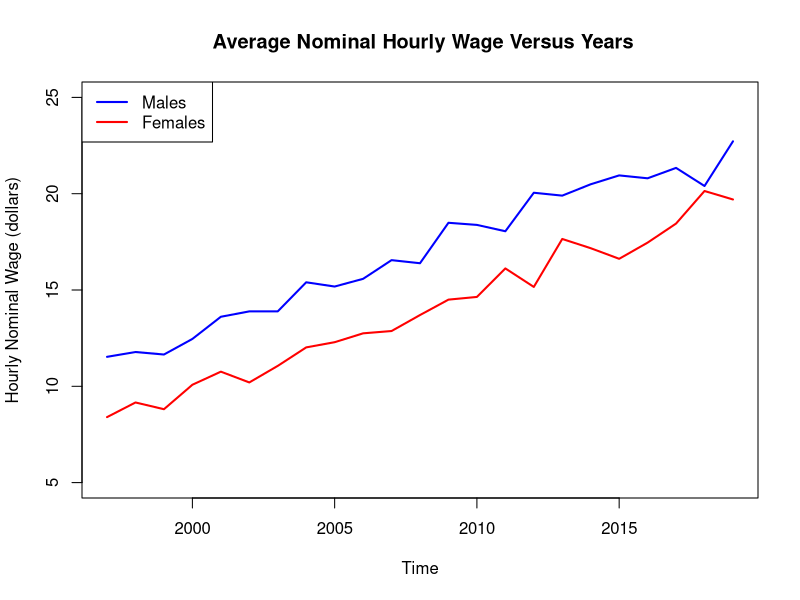
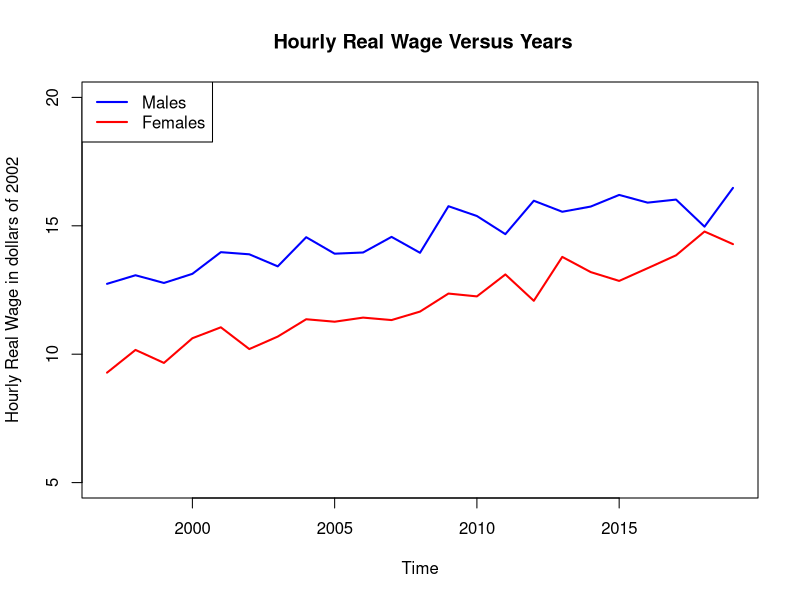
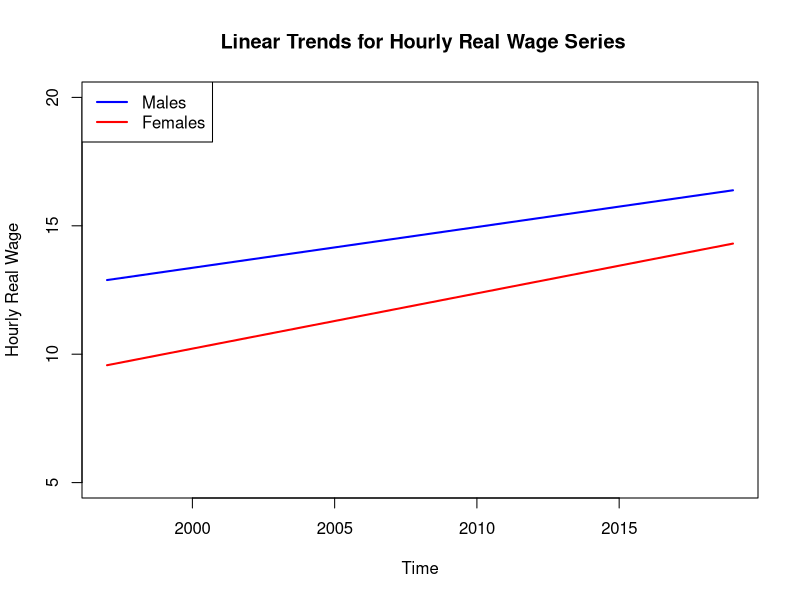
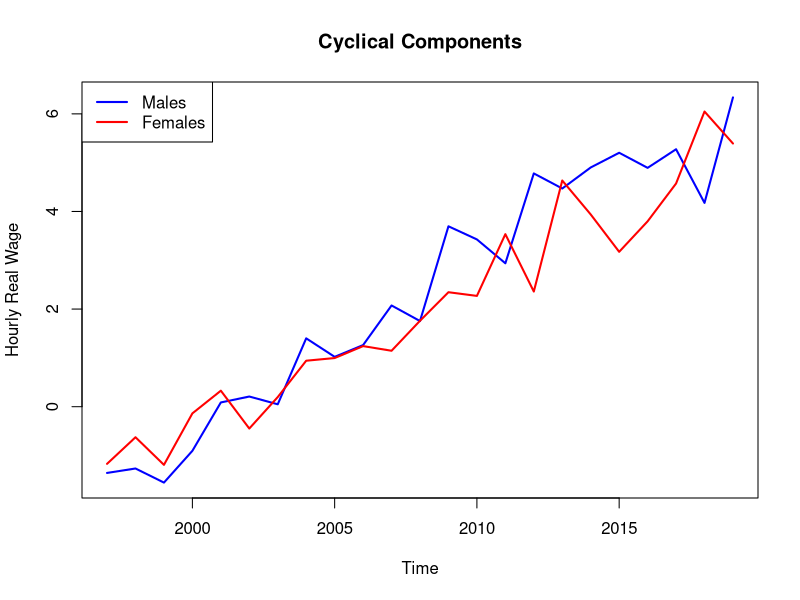
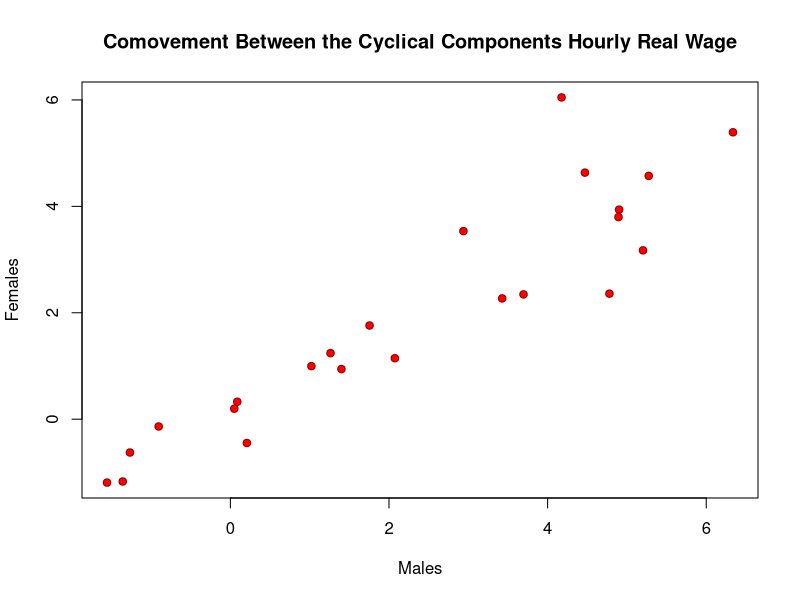
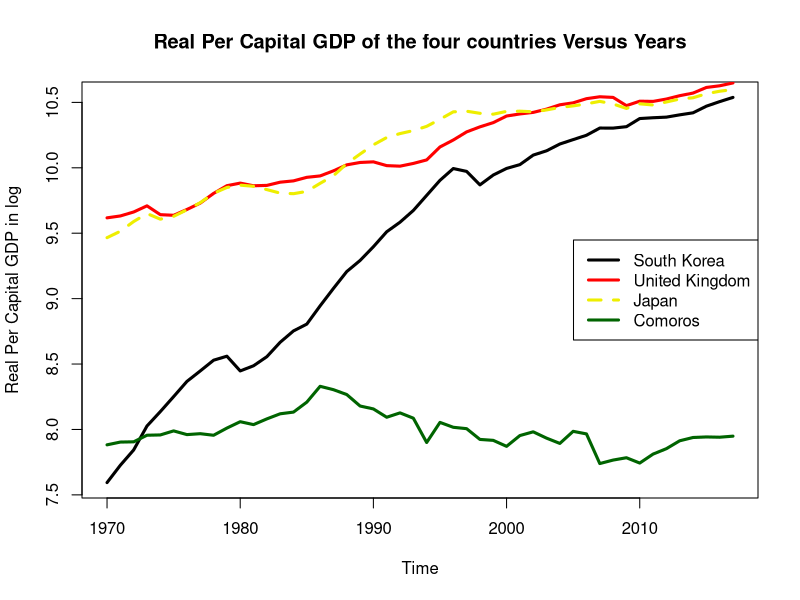
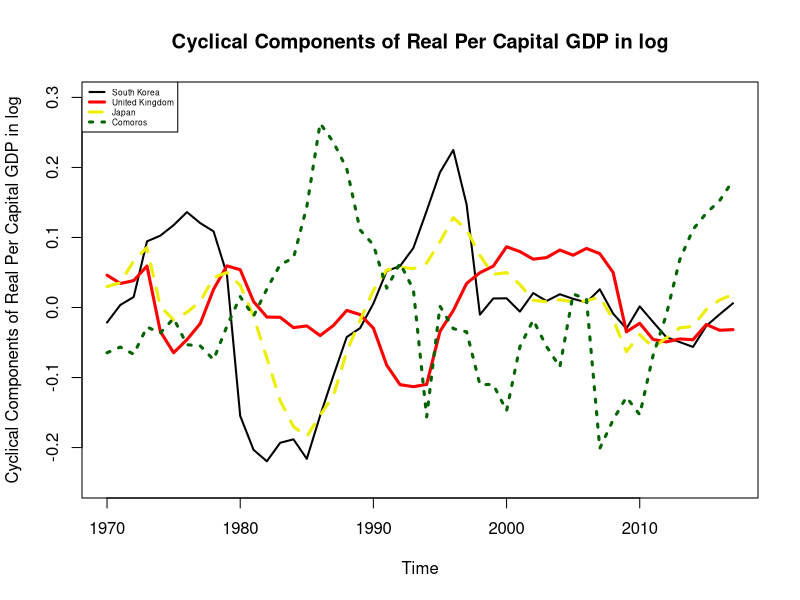
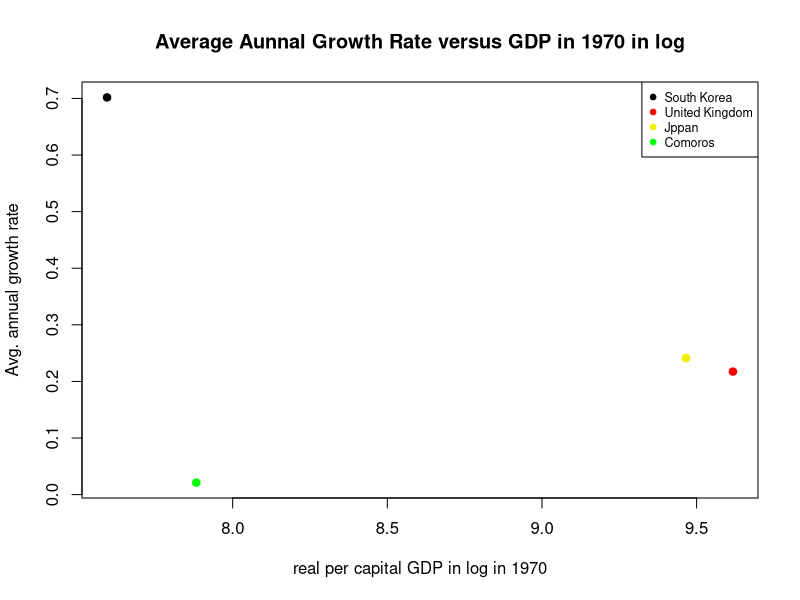

The R source for these figures, in order:
# Assignment 2
# Reading in data
wage <- read.csv("Wage.csv")

# Defining variables
males <- ts(wage["Males"], start = 1997)

females <- ts(wage["Females"], start = 1997)

CPI <- ts(wage["CPI"], start = 1997)

# Part A
# a1
plot(males, col = "blue", lwd = 2, lty = 1, ylim = c(5, 25), 
     main = " Average Nominal Hourly Wage Versus Years", 
     ylab = "Hourly Nominal Wage (dollars)")
lines(females, col = "red", lwd = 2, lty = 1)
legend("topleft", c("Males", "Females"), col = c("blue", "red"), lwd = 2, lty = 1)



# a2
remales <- males / (CPI / 100)

refemales <- females / (CPI / 100)

plot(remales, col = "blue", lwd = 2, lty = 1, ylim = c(5, 20), 
     main = " Hourly Real Wage Versus Years", 
     ylab = "Hourly Real Wage in dollars of 2002")
lines(refemales, col = "red", lwd = 2, lty = 1)
legend("topleft", c("Males", "Females"), col = c("blue", "red"), lwd = 2, lty = 1)

# a3
# linear trend for real wage
t <- time(males, offset = 0.5)

# males
coef1 <- coef(lm(remales~t))
trend1 <- coef1[1] + coef1[2] * t

# females
coef2 <- coef(lm(refemales~t))
trend2 <- coef2[1] + coef2[2] * t

plot(trend1, col = "blue", lwd = 2, lty = 1, ylim = c(5, 20), 
     main = " Linear Trends for Hourly Real Wage Series", 
     ylab = "Hourly Real Wage")
lines(trend2, col = "red", lwd = 2, lty = 1)
legend("topleft", c("Males", "Females"), col = c("blue", "red"), lwd = 2, lty = 1)


# a4
# Detrend
CSI1 <- males - trend1
CSI2 <- females - trend2



plot(CSI1, col = "blue", lwd = 2, lty = 1, 
     main = "Cyclical Components", 
     ylab = "Hourly Real Wage")
lines(CSI2, col = "red", lwd = 2, lty = 1)
legend("topleft", c("Males", "Females"), col = c("blue", "red"), lwd = 2, lty = 1)

plot(CSI1, CSI2, pch = 21, col = "darkred", 
     bg = "red", xlab = "Males", 
     ylab = "Females", xy.labels=FALSE, xy.lines=FALSE, 
     main = "Comovement Between the Cyclical Components Hourly Real Wage")


# Part B
# b1
# Republic of Korea (South Korea)
# The United Kingdom of Great Britain and Northern Ireland (United Kingdom)
# Japan
# Union of the Comoros (Comoros)

# b2
gdp <- read.csv("realgdp.csv")

kr <- ts(gdp["KOR"], start = 1970)
kr <- log(kr)
uk <- ts(gdp["GBR"], start = 1970)
uk <- log(uk)
jp <- ts(gdp["JPN"], start = 1970)
jp <- log(jp)
co <- ts(gdp["COM"], start = 1970)
co <- log(co)

plot(kr, col = "black", lwd = 3, ylab = "Real Per Capital GDP in log", 
     main = "Real Per Capital GDP of the four countries Versus Years")
lines(uk, col = "red", lwd = 3)
lines(jp, col = "yellow2", lty = 2, lwd = 3)
lines(co, col = "darkgreen", lwd = 3)
legend("right", c("South Korea", "United Kingdom", "Japan", "Comoros"), 
       col = c("black", "red", "yellow2", "darkgreen"), lty = c(1, 1, 2, 1), lwd = 3)

# b3
t <- time(kr, offset = 0.5)
t2 <- t ^ 2

coefqt1 <- coef(lm(kr~t+t2))
qt1 <- coefqt1[1] + coefqt1[2] * t + coefqt1[3] * t2
c1 <- kr - qt1

coefqt2 <- coef(lm(uk~t+t2))
qt2 <- coefqt2[1] + coefqt2[2] * t + coefqt2[3] * t2
c2 <- uk - qt2

coefqt3 <- coef(lm(jp~t+t2))
qt3 <- coefqt3[1] + coefqt3[2] * t + coefqt3[3] * t2
c3 <- jp - qt3

coefqt4 <- coef(lm(co~t+t2))
qt4 <- coefqt4[1] + coefqt4[2] * t + coefqt4[3] * t2
c4 <- co - qt4

plot(c1, col = "black", lwd = 2, ylab = "Cyclical Components of Real Per Capital GDP in log", 
     main = "Cyclical Components of Real Per Capital GDP in log", 
     ylim= c(-0.25, 0.3))
lines(c2, col = "red", lwd = 3)
lines(c3, col = "yellow2", lty = 2, lwd = 3)
lines(c4, col = "darkgreen", lty = 3, lwd = 3)
legend("topleft", c("South Korea", "United Kingdom", "Japan", "Comoros"), cex = 0.5, 
       col = c("black", "red", "yellow2", "darkgreen"), lty = c(1, 1, 2, 3), lwd = c(2, 3, 3, 3))

# b4
g1 <- diff(kr)/lag(kr, -1)*100
g2 <- diff(uk)/lag(uk, -1)*100
g3 <- diff(jp)/lag(jp, -1)*100
g4 <- diff(co)/lag(co, -1)*100

g1m <- mean(g1)
g2m <- mean(g2)
g3m <- mean(g3)
g4m <- mean(g4)

gdp701 <- window(kr, c(1970), c(1970))
gdp702 <- window(uk, c(1970), c(1970))
gdp703 <- window(jp, c(1970), c(1970))
gdp704 <- window(co, c(1970), c(1970))

plot(c(gdp701, gdp702, gdp703, gdp704), c(g1m, g2m, g3m, g4m), pch = 19, 
     col = c("black", "red", "yellow2", "green"),
     xlab = "real per capital GDP in log in 1970",
     ylab="Avg. annual growth rate", main="Average Aunnal Growth Rate versus GDP in 1970 in log")
legend("topright", c("South Korea", "United Kingdom", "Jppan", "Comoros"), pch = 19, cex = 0.75, 
       col = c("black", "red", "yellow2", "green"))

# b5
gdpts <- ts(gdp[, -1], start = 1970)
gdpts <- gdpts / 1000
gdp81 <- window(gdpts, c(1972), c(1972))

hist(gdp81, breaks = 25, xlab = "real per capital GDP (thousands of international dollars of 2011)", 
     main = "real per capital GDP in 1981")

gdp14 <- window(gdpts, c(2000), c(2000))

hist(gdp14, breaks = 25, xlab = "real per capital GDP (thousands of international dollars of 2011)", 
     main = "real per capital GDP in 2014")

# b6
lgdpts <- log(gdpts) / 1000

lgdp81 <- window(lgdpts, c(1981), c(1981))

hist(lgdp81, breaks = 25, xlab = "real per capital GDP in log", 
     main = "real per capital GDP in log in 1981")

lgdp14 <- window(lgdpts, c(2014), c(2014))

hist(lgdp14, breaks = 25, xlab = "real per capital GDP in log", 
     main = "real per capital GDP in log in 2014")

